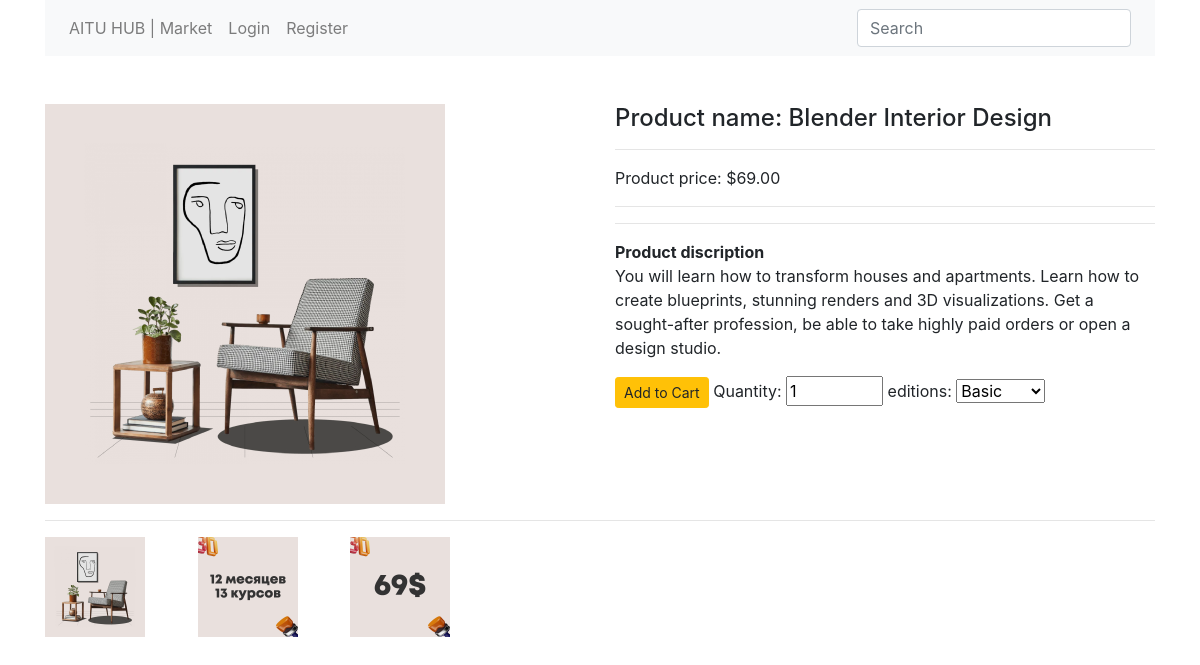
Page /product/9 on the committed database.
### shop/products/models.py (models this page shows, shortened)
class Addproduct(db.Model):
    __seachbale__ = ['name','desc']
    id = db.Column(db.Integer, primary_key=True)
    name = db.Column(db.String(80), nullable=False)
    price = db.Column(db.Numeric(10,2), nullable=False)
    discount = db.Column(db.Integer, default=0)
    stock = db.Column(db.Integer, nullable=False)
    editions = db.Column(db.Text, nullable=False)
    desc = db.Column(db.Text, nullable=False)
    pub_date = db.Column(db.DateTime, nullable=False,default=datetime.utcnow)
    category_id = db.Column(db.Integer, db.ForeignKey('category.id'),nullable=False)
    category = db.relationship('Category',backref=db.backref('categories', lazy=True))
    specification_id = db.Column(db.Integer, db.ForeignKey('specification.id'),nullable=False)
    specification = db.relationship('Specification',backref=db.backref('specifications', lazy=True))
    image_1 = db.Column(db.String(150), nullable=False, default='image1.jpg')
    image_2 = db.Column(db.String(150), nullable=False, default='image2.jpg')
    image_3 = db.Column(db.String(150), nullable=False, default='image3.jpg')

### shop/products/routes.py (the view)
@app.route('/product/<int:id>')
def single_page(id):
    product = Addproduct.query.get_or_404(id)
    return render_template('products/single_page.html',product=product,specifications=specifications(),categories=categories())

### shop/products/routes.py (called while the page is built)
def specifications():
    specifications = Specification.query.join(Addproduct, (Specification.id == Addproduct.specification_id)).all()
    return specifications

def categories():
    categories = Category.query.join(Addproduct,(Category.id == Addproduct.category_id)).all()
    return categories

### shop/templates/products/single_page.html (shortened to what this page needs)
{% extends 'layout.html' %}
{% block content %}
{% include 'navbar.html' %}
<div class="container mt-5">
    <div class="row">
        <div class="col-md-6" id="b_image">
            <img src="{{url_for('static',filename='images/' + product.image_1)}}" alt="{{product.name}}" width="400" height="400">
        </div>
        <div class="col-md-6">
            <h4>Product name: {{product.name}} </h4>
            <hr>
            <p>Product price: ${{product.price}}</p>
            <hr>
            <hr>
            <b>Product discription</b>
            <p>{{product.desc}}</p>
            <form action="{{url_for('AddCart')}}" method="post">
                <button type="submit" class="btn btn-sm btn-warning">Add to Cart</button>
                <label for="quantity">Quantity: </label>
                <input type="number" name="quantity" value="1" min="1" max="{{product.stock}}">
                {% set editions = product.editions.split(',') %}
                <label for="editions">editions: </label>
                <select name="editions" id="editions">
                    {% for edition in editions %}
                    {% set col = edition.split(':') %}
                    <option value="{{col[0]}}">{{col[0] | capitalize }}</option>
                    {% endfor %}
                </select>
            </form>
        </div>
    </div>
    <hr>
    <div class="row">
        <div class="col-md-12" id="s_image">
            <img src="{{url_for('static',filename='images/'+ product.image_1)}}" alt="{{product.name}}" width="100" height="100">
            <img src="{{url_for('static',filename='images/'+ product.image_2)}}" alt="{{product.name}}" width="100" height="100" class="ml-5">
            <img src="{{url_for('static',filename='images/'+ product.image_3)}}" alt="{{product.name}}" width="100" height="100" class="ml-5">
        </div>
    </div>
</div>
{% endblock content %}

### rows in the picture
Addproduct: image_1 (picture), name "Blender Interior Design", price "69.00", desc "You will learn how to transform houses and apartments. Learn how to create blueprints, stunning renders and 3D visualizations. Get a sought-after profession, be able to take highly paid orders or open a design studio.", image_2 (picture), image_3 (picture)

### other values in the picture
form field editions "Basic"
